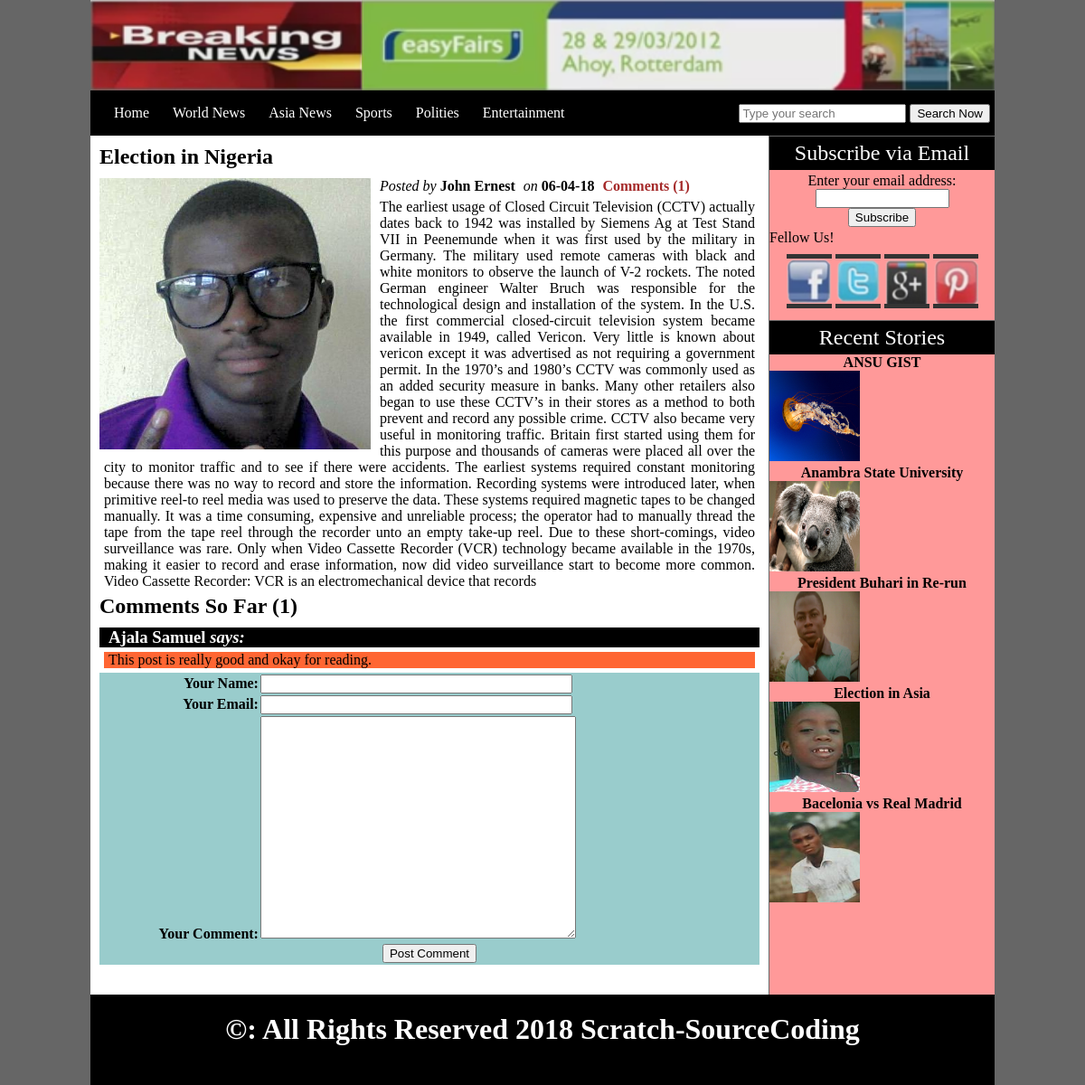
Screenshot of /details.php?post=2 with the database file from the repository.
### tables this page shows
CREATE TABLE `categories` (
  `cat_id` int(10) NOT NULL,
  `cat_title` varchar(50) NOT NULL
);

CREATE TABLE `posts` (
  `post_id` int(10) NOT NULL,
  `category_id` int(10) NOT NULL,
  `post_title` varchar(100) NOT NULL,
  `post_date` text NOT NULL,
  `post_author` varchar(50) NOT NULL,
  `post_keywords` varchar(100) NOT NULL,
  `post_image` text NOT NULL,
  `post_content` text NOT NULL
);

CREATE TABLE `comments` (
  `comment_id` int(10) NOT NULL,
  `post_id` int(10) NOT NULL,
  `comment_name` varchar(100) NOT NULL,
  `comment_email` varchar(100) NOT NULL,
  `comment_text` text NOT NULL,
  `status` text NOT NULL
);

### includes/post_content_details.php (the view)
<div class="post_area">
  <?php
    if (isset($_GET['post'])) {
    $post_id = $_GET['post'];
    $get_posts = "SELECT * FROM posts where post_id='$post_id'";
    $run_posts = mysqli_query($con,$get_posts);
    while ($row_posts = mysqli_fetch_array($run_posts)) {
      $post_title = $row_posts['post_title'];
      $post_date = $row_posts['post_date'];
      $post_author = $row_posts['post_author'];
      $post_image = $row_posts['post_image'];
      $post_content = $row_posts['post_content'];
      $post_new_id = $post_id;
      $get_comments = "select * from comments where post_id='$post_new_id' AND status='approve'";
      $run_comments = mysqli_query($con,$get_comments);
      $count = mysqli_num_rows($run_comments);
      echo"
        <h2>$post_title</h2>
        <span><i>Posted by </i><b>$post_author</b></span><span><i>on </i><b>$post_date</b></span><span style='color:brown'><b>Comments ($count)</b></span>
        <img src='admin/post_images/$post_image' width='300' height='300' />
        <p>$post_content</p>
      ";
    }
  }
  include("includes/comment_form.php");
  ?>
</div>

### includes/navbar.php
<div class="navbar">
  <ul id="menu">
    <?php
      include("includes/database.php");
      $get_cat = "select * from categories";
      $run_cats = mysqli_query($con,$get_cat);
      echo "<li><a style='margin-left:20px;' href='index.php'>Home</a></li>";
      while ($cats_row=mysqli_fetch_array($run_cats)) {
        $cat_id = $cats_row['cat_id'];
        $cat_title = $cats_row['cat_title'];
        echo "
        <li><a href='index.php?cat=$cat_id'>$cat_title</a></li>
        ";
      }
    ?>
  </ul>
  <div id="form">
    <form class="" action="results.php" method="get" enctype="multipart/form-data">
      <input type="text" name="search_query" Placeholder="Type your search" />
      <input type="submit" name="search" value="Search Now"/>
    </form>
  </div>
</div>

### includes/comment_form.php (shortened to what this page needs)
<h2>
  Comments So Far
  <?php
    include("includes/database.php");
    $post_new_id = $_GET['post'];
    $get_comments = "select * from comments where post_id='$post_new_id' AND status='approve'";
    $run_comments = mysqli_query($con,$get_comments);
    $count = mysqli_num_rows($run_comments);
    echo "(" .$count. ")";
  ?>
</h2>
<?php
  if(isset($_GET['post'])){
    $post_id = $_GET['post'];
    $get_posts = "select * from posts where post_id='$post_id'";
    $run_posts = mysqli_query($con, $get_posts);
    $row=mysqli_fetch_array($run_posts);
    $post_new_id=$row['post_id'];
  }
  $get_comments = "select * from comments where post_id='$post_new_id' AND status='approve'";
  $run_comments = mysqli_query($con,$get_comments);
  while ($row_comments=mysqli_fetch_array($run_comments)) {
    $comment_name = $row_comments['comment_name'];
    $comment_text = $row_comments['comment_text'];
    echo "
      <h3 style='background:black; padding-left:10px; color:white;'>$comment_name <i> says: </i></h3>
      <p style='background:#F63; padding-left:5px;'>$comment_text</p>
    ";
  }
?>
  <form class="" action="details.php?post=<?php echo $post_new_id; ?>" method="post">
    <table width="730" align="center" bgcolor="#99CCCC">
      <tr>
        <td align="right"><strong>Your Name:</strong></td>
        <td><input type="text" name="comment_name" value="" size="40"></td>
      </tr>
      <tr>
        <td align="right"><strong>Your Email:</strong></td>
        <td><input type="text" name="comment_email" value="" size="40"></td>
      </tr>
      <tr>
        <td align="right"><strong>Your Comment:</strong></td>
        <td><textarea name="comment" rows="16" cols="41"></textarea></td>
      </tr>
      <tr>
        <td colspan="4" align="center"><input type="submit" name="submit" value="Post Comment"></td>
      </tr>
    </table>
  </form>

### includes/sidebar.php
<div class="sidebar">
  <div id="sidebar_title">Subscribe via Email</div>
  <div class="">
    <form style="padding:3px; text-align:center;" action="http://feedburner.google.com/fb/a/mailverify" method="post" target="popupwindow" onsubmit="window.open('http://feedburner.google.com/fb/a/mailverify?uri=OnlineComputerTeacherkarachi', 'popupwindow',scrollbars=yes,width=550,height=520); return true"><p>Enter your email address:</p><p><input type="text" name="email" style="width:140px"></p><input type="hidden" name="uri" value="OnlineComputerTeacherkarachi"><input type="hidden" name="loc" value="en_US"><input type="submit" value="Subscribe"></p>
    </form>
  </div>
  <div ="sidebar_title">Fellow Us!</div>
    <div id="social">
      <img src="images/facebook.png" alt="facebook" width="50" height="50"/>
      <img src="images/twitter.png" alt="twitter" width="50" height="50"/>
      <img src="images/google.png" alt="google" width="50" height="50"/>
      <img src="images/pin.png" alt="pin" width="50" height="50"/>
    </div>
  <div id="sidebar_title">Recent Stories</div>
  <?php
    $get_posts = "SELECT * FROM posts ORDER BY 1 DESC LIMIT 0,5";
    $run_posts = mysqli_query($con,$get_posts);
    while ($row_posts = mysqli_fetch_array($run_posts)) {
      $post_id = $row_posts['post_id'];
      $post_title = $row_posts['post_title'];
      $post_image = $row_posts['post_image'];
      echo"
        <h2><a href='details.php?post=$post_id'>$post_title</a></h2>
        <img src='admin/post_images/$post_image' width='100' height='100' />
      ";
    }
  ?>
</div>

### styles/style.css (style rules this page uses)
html, body, div, span, applet, object, iframe, h1, h2, h3,h4,h5,h6, p, blockquote, pre, a, abbr, acronym, address, big, cite, code, del, dfn, em, img, ins, kbd, q, s, samp, small, strike, strong, sub, sup, tt, var, b,u,i, center, dl, dt, dd, ol, ul, li, fieldset, form, label, legend, table, caption, tbody, tfoot, thead, tr, th, td, article, aside, canvas, details, embed, figure, figcaption, footer, header, hgroup, menu, nav, output, ruby, section, summary, time, mark, audio, video { margin: 0; padding: 0; border: 0; vertical-align: baseline; }
body { background: #666; }
.navbar { width: 1000px; height: 50px; background: #000; }
#menu { line-height: 50px; float: left; }
#menu li { list-style-type: none; display: inline; }
#menu a { text-decoration: none; font-size: 16px; font-family: "Comic Sans MS", cursive; color: #FFF; margin: 5px; padding: 6px; }
.post_area { width: 730px; background: #fff; float: left; padding: 10px; min-height: 930px; }
.post_area img { padding: 0 10px 10px 0; float: left; }
.post_area p { margin: 5px; text-align: justify; }
.post_area h2 { padding-bottom: 10px; clear: left; }
.post_area span { margin-right: 9px; }
.sidebar { width: 249px; background: #F99; float: right; border-left: 1px solid #666; min-height: 950px; }
.sidebar h2 { font-size: 16px; text-align: center; }
.sidebar h2 a { text-decoration: none; color: #000; }
#sidebar_title { background: #000; color: #fff; padding: 5px; font-size: 24px; border-top: 1px solid #666; text-align: center; }
#social { margin: 4px; padding: 5px; text-align: center; }
#social img { border-top: 5px solid #333; border-bottom: 5px solid #333; }
#form { float: right; line-height: 50px; padding-right: 5px; }

### rows the page displays
categories: cat_title "World News"
categories: cat_title "Asia News"
categories: cat_title "Sports"
categories: cat_title "Polities"
categories: cat_title "Entertainment"
posts: post_title "Election in Nigeria", post_author "John Ernest", post_date "06-04-18", count "1", post_image (picture), post_content "The earliest usage of Closed Circuit Television (CCTV) actually dates back to 1942 was installed by Siemens Ag at Test Stand VII in Peenemunde when it was first used by the military in Germany. The military used remote cameras with black and white monitors to observe the launch of V-2 rockets. The noted German engineer Walter Bruch was responsible for the technological design and installation of the system. In the U.S. the first commercial closed-circuit television system became available in 1949, called Vericon. Very little is known about vericon except it was advertised as not requiring a government permit. In the 1970’s and 1980’s CCTV was commonly used as an added security measure in…"
comments: comment_name "Ajala Samuel", comment_text "This post is really good and okay for reading."
posts: post_title "ANSU GIST", post_image (picture)
posts: post_title "Anambra State University", post_image (picture)
posts: post_title "President Buhari in Re-run", post_image (picture)
posts: post_title "Election in Asia", post_image (picture)
posts: post_title "Bacelonia vs Real Madrid", post_image (picture)

### other values shown
$count "1"
